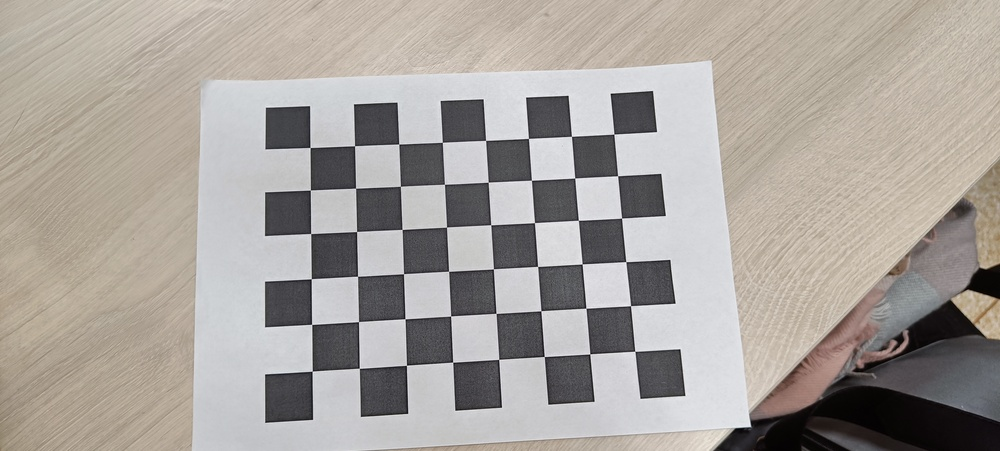
#> input picture seminars/seminar_04/data/calibr_images/IMG20230222164231.jpg, 1000 x 451 px, shrunk from 3264 x 1472 before the run, given in place of slow_traffic_small.mp4, which was not available
$ jupyter execute --allow-errors Seminar_8.ipynb   (shell and % lines are left out)   (older library calls are emulated)   (text cells are left out)
#> lines starting #> are read from the running program, lines starting #| are printed output that depends on the picture; pictures that were not available may be replaced by others from this repository, and a replacement may not be noted
[cell 1]
import cv2
from tqdm import tqdm
import numpy as np
import matplotlib.pyplot as plt
import IPython

[cell 2]
def my_calcOpticalFlowPyrLK(
    prevImg,
    nextImg,
    prevPts,
    nextPts=None,
    winSize=(21,21),
    maxLevel=3
) -> np.array:

    '''
    You should return output vector of 2D points
    (with single-precision floating-point coordinates)
    containing the calculated new positions of input features in the second image
    '''
    nextPts = []
    half_win = (winSize[0] - 1) // 2

    # Calculate the image derivatives
    fx = cv2.Sobel(prevImg, cv2.CV_32F, 1, 0, ksize=3)
    fy = cv2.Sobel(prevImg, cv2.CV_32F, 0, 1, ksize=3)
    ft = nextImg - prevImg

    for i, kp in enumerate(prevPts):
        x, y = kp[0]
        win_xmin = int(x - half_win)
        win_xmax = int(x + half_win + 1)
        win_ymin = int(y - half_win)
        win_ymax = int(y + half_win + 1)

        # Extract the image patch and reshape it to a column vector
        patch = prevImg[win_ymin:win_ymax, win_xmin:win_xmax].flatten()

        # Compute the gradient of the patch
        dIx = fx[win_ymin:win_ymax, win_xmin:win_xmax].flatten()
        dIy = fy[win_ymin:win_ymax, win_xmin:win_xmax].flatten()
        dIt = ft[win_ymin:win_ymax, win_xmin:win_xmax].flatten()

        # Solve the Lucas-Kanade equation for the current point
        A = np.vstack((dIx, dIy)).T
        v, _, _, _ = np.linalg.lstsq(A, -dIt, rcond=None)

        # Calculate the new position of the feature point
        next_x = x - v[0]
        next_y = y - v[1]

        nextPts.append((next_x, next_y))

    return np.array(nextPts, dtype=np.float32).reshape(-1, 1, 2)

[cell 3]
video_path = 'slow_traffic_small.mp4'

cap = cv2.VideoCapture(video_path)

length = int(cap.get(cv2.CAP_PROP_FRAME_COUNT))
width  = int(cap.get(cv2.CAP_PROP_FRAME_WIDTH))
height = int(cap.get(cv2.CAP_PROP_FRAME_HEIGHT))
fps    = cap.get(cv2.CAP_PROP_FPS)

fourcc = cv2.VideoWriter_fourcc(*'MP4V')
out = cv2.VideoWriter('output_LK.mp4', fourcc, fps, (width, height))

# params for ShiTomasi corner detection
feature_params = dict(
    maxCorners = 100,
    qualityLevel = 0.3,
    minDistance = 7,
    blockSize = 7,
)


# Create some random colors
color = np.random.randint(0, 255, (100, 3))
# Take first frame and find corners in it
ret, old_frame = cap.read()
#> old_frame is the input picture: shape (451, 1000, 3); mean B, G, R 156.4, 161.8, 167.6
old_gray = cv2.cvtColor(old_frame, cv2.COLOR_BGR2GRAY)
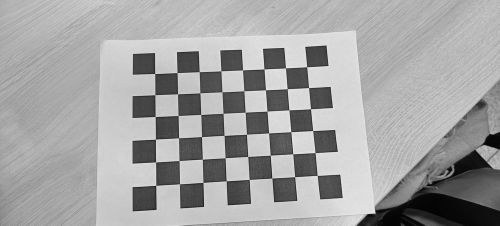
#> old_gray: shape (451, 1000) (shown at 1/2 size); min 1, max 254, mean 162.9
p0 = cv2.goodFeaturesToTrack(old_gray, mask = None, **feature_params)
#> p0 = 82 rows, first 8: [748, 425], [682, 393], [526, 141], [672, 301], [632, 349], [407, 366], [583, 265], [625, 260]
# Create a mask image for drawing purposes
mask = np.zeros_like(old_frame)
for i in tqdm(range(length)):

    ret, frame = cap.read()

    if not ret:
        print('No frames grabbed!')
        break

    frame_gray = cv2.cvtColor(frame, cv2.COLOR_BGR2GRAY)

    # calculate optical flow
    # see params here https://docs.opencv.org/3.4/dc/d6b/group__video__track.html#ga473e4b886d0bcc6b65831eb88ed93323
    p1 = my_calcOpticalFlowPyrLK(
        prevImg=old_gray,
        nextImg=frame_gray,
        prevPts=p0,
        nextPts=None,
        winSize=(15,15),
        )

    # Select good points where status is equal 1
    if p1 is not None:
        good_new = p1
        good_old = p0

    # draw the tracks

    for i, (new, old) in enumerate(zip(good_new, good_old)):
        a, b = new.ravel()
        c, d = old.ravel()
        mask = cv2.line(mask, (int(a), int(b)), (int(c), int(d)), color[i].tolist(), 2)
        frame = cv2.circle(frame, (int(a), int(b)), 5, color[i].tolist(), -1)

    img = cv2.add(frame, mask)
    # Now update the previous frame and previous points
    old_gray = frame_gray.copy()
    p0 = good_new.reshape(-1, 1, 2)

    out.write(img)
#> this loop made 1 pass
#> pass 1, in my_calcOpticalFlowPyrLK, `fx = cv2.Sobel(prevImg, cv2.CV_32F, 1, 0, ksize=3)`:
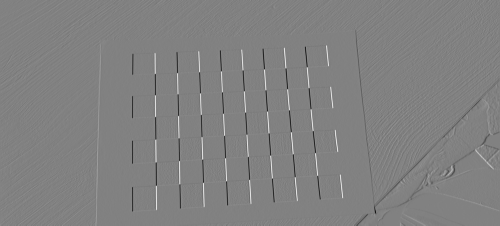
#> fx: shape (451, 1000) float32 (shown at 1/2 size); min -853, max 828, mean -0.2; drawn with min black and max white
#> pass 1, in my_calcOpticalFlowPyrLK, `fy = cv2.Sobel(prevImg, cv2.CV_32F, 0, 1, ksize=3)`:
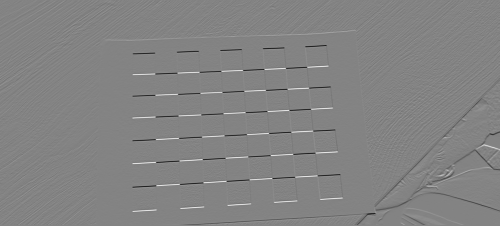
#> fy: shape (451, 1000) float32 (shown at 1/2 size); min -857, max 805, mean -0.9; drawn with min black and max white
#> after the loop:
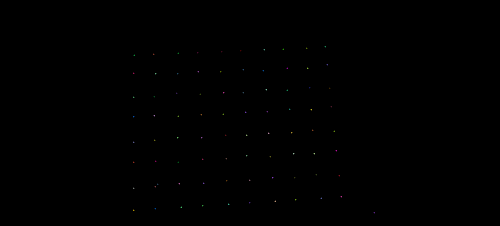
#> mask: shape (451, 1000, 3) (shown at 1/2 size); mean B, G, R 0.1, 0.1, 0.1

cap.release()
out.release()

#> (a cell that did not finish here is left out)

[cell 5]
# video_path = 'data/slow_traffic_small.mp4'
video_path = 'slow_traffic_small.mp4'

cap = cv2.VideoCapture(video_path)

length = int(cap.get(cv2.CAP_PROP_FRAME_COUNT))
width  = int(cap.get(cv2.CAP_PROP_FRAME_WIDTH))
height = int(cap.get(cv2.CAP_PROP_FRAME_HEIGHT))
fps    = cap.get(cv2.CAP_PROP_FPS)

fourcc = cv2.VideoWriter_fourcc(*'MP4V')
out = cv2.VideoWriter('output_LK.mp4', fourcc, fps, (width, height))

# params for ShiTomasi corner detection
feature_params = dict(
    maxCorners = 100,
    qualityLevel = 0.3,
    minDistance = 7,
    blockSize = 7,
)

# Parameters for lucas kanade optical flow
lk_params = dict(
    #window size
    winSize  = (15, 15),
    #image piramid
    maxLevel = 2,
    #after the specified maximum number of iterations criteria.maxCount
    #or when the search window moves by less than criteria.epsilon.
    criteria = (cv2.TERM_CRITERIA_EPS | cv2.TERM_CRITERIA_COUNT, 10, 0.03),
)
# Create some random colors
color = np.random.randint(0, 255, (100, 3))
# Take first frame and find corners in it
ret, old_frame = cap.read()
old_gray = cv2.cvtColor(old_frame, cv2.COLOR_BGR2GRAY)
p0 = cv2.goodFeaturesToTrack(old_gray, mask = None, **feature_params)
# Create a mask image for drawing purposes
mask = np.zeros_like(old_frame)
for i in tqdm(range(length)):

    ret, frame = cap.read()

    if not ret:
        print('No frames grabbed!')
        break

    frame_gray = cv2.cvtColor(frame, cv2.COLOR_BGR2GRAY)

    # calculate optical flow
    # see params here https://docs.opencv.org/3.4/dc/d6b/group__video__track.html#ga473e4b886d0bcc6b65831eb88ed93323
    p1, st, err = cv2.calcOpticalFlowPyrLK(
        prevImg=old_gray,
        nextImg=frame_gray,
        prevPts=p0,
        nextPts=None,
        **lk_params,
    )

    # Select good points where status is equal 1
    if p1 is not None:
        good_new = p1[st==1]
        good_old = p0[st==1]

    # draw the tracks
    for i, (new, old) in enumerate(zip(good_new, good_old)):
        a, b = new.ravel()
        c, d = old.ravel()
        mask = cv2.line(mask, (int(a), int(b)), (int(c), int(d)), color[i].tolist(), 2)
        frame = cv2.circle(frame, (int(a), int(b)), 5, color[i].tolist(), -1)

    img = cv2.add(frame, mask)
    # Now update the previous frame and previous points
    old_gray = frame_gray.copy()
    p0 = good_new.reshape(-1, 1, 2)

    out.write(img)

cap.release()
out.release()

#> (a cell that did not finish here is left out)

[cell 7]
# video_path = 'data/slow_traffic_small.mp4'
video_path = 'slow_traffic_small.mp4'

cap = cv2.VideoCapture(video_path)

length = int(cap.get(cv2.CAP_PROP_FRAME_COUNT))
width  = int(cap.get(cv2.CAP_PROP_FRAME_WIDTH))
height = int(cap.get(cv2.CAP_PROP_FRAME_HEIGHT))
fps    = cap.get(cv2.CAP_PROP_FPS)

fourcc = cv2.VideoWriter_fourcc(*'MP4V')
out = cv2.VideoWriter('output_LK.mp4', fourcc, fps, (width, height))

# params for ShiTomasi corner detection
feature_params = dict(
    maxCorners = 100,
    qualityLevel = 0.3,
    minDistance = 5,
    blockSize = 5,
)

# Parameters for lucas kanade optical flow


lk_params = dict(
    #window size
    winSize  = (31, 31),
    #image piramid
    maxLevel = 5,
    #after the specified maximum number of iterations criteria.maxCount
    #or when the search window moves by less than criteria.epsilon.
    criteria = (cv2.TERM_CRITERIA_EPS | cv2.TERM_CRITERIA_COUNT, 10, 0.03),
)
# Create some random colors
color = np.random.randint(0, 255, (100, 3))
# Take first frame and find corners in it
ret, old_frame = cap.read()
old_gray = cv2.cvtColor(old_frame, cv2.COLOR_BGR2GRAY)
p0 = cv2.goodFeaturesToTrack(old_gray, mask = None, **feature_params)
#> p0 = 82 rows, first 8: [612, 95], [749, 425], [683, 394], [626, 260], [633, 350], [528, 139], [578, 219], [312, 371]
# Create a mask image for drawing purposes
mask = np.zeros_like(old_frame)
good_new = None
for i in tqdm(range(length)):

    ret, frame = cap.read()

    if not ret:
        print('No frames grabbed!')
        break

    frame_gray = cv2.cvtColor(frame, cv2.COLOR_BGR2GRAY)

    # calculate optical flow
    # see params here https://docs.opencv.org/3.4/dc/d6b/group__video__track.html#ga473e4b886d0bcc6b65831eb88ed93323
    p1, st, err = cv2.calcOpticalFlowPyrLK(
        prevImg=old_gray,
        nextImg=frame_gray,
        prevPts=p0,
        nextPts=p1,
        **lk_params,
    )


    # Select good points where status is equal 1
    if p1 is not None:
        good_new = p1[st==1]
        good_old = p0[st==1]

    # draw the tracks
    for i, (new, old) in enumerate(zip(good_new, good_old)):
        a, b = new.ravel()
        c, d = old.ravel()
        mask = cv2.line(mask, (int(a), int(b)), (int(c), int(d)), color[i].tolist(), 2)
        frame = cv2.circle(frame, (int(a), int(b)), 5, color[i].tolist(), -1)

    img = cv2.add(frame, mask)
    # Now update the previous frame and previous points
    old_gray = frame_gray.copy()
    p0 = good_new.reshape(-1, 1, 2)

    out.write(img)
#> after the loop, p1 has the same summary as p0

cap.release()
out.release()

[cell 8]
cap = cv2.VideoCapture(video_path)

length = int(cap.get(cv2.CAP_PROP_FRAME_COUNT))
width  = int(cap.get(cv2.CAP_PROP_FRAME_WIDTH))
height = int(cap.get(cv2.CAP_PROP_FRAME_HEIGHT))
fps    = cap.get(cv2.CAP_PROP_FPS)

fourcc = cv2.VideoWriter_fourcc(*'MP4V')
out = cv2.VideoWriter('output_Farneback.mp4', fourcc, fps, (width, height))

ret, frame1 = cap.read()
prvs = cv2.cvtColor(frame1, cv2.COLOR_BGR2GRAY)
hsv = np.zeros_like(frame1)
hsv[..., 1] = 255

for i in tqdm(range(length)):

    ret, frame2 = cap.read()

    if not ret:
        print('No frames grabbed!')
        break

    next = cv2.cvtColor(frame2, cv2.COLOR_BGR2GRAY)

    #see arguments here https://docs.opencv.org/3.4/dc/d6b/group__video__track.html#ga5d10ebbd59fe09c5f650289ec0ece5af
    flow = cv2.calcOpticalFlowFarneback(prvs, next, None, 0.5, 3, 15, 3, 5, 1.2, 0)
    mag, ang = cv2.cartToPolar(flow[..., 0], flow[..., 1])
    hsv[..., 0] = ang*180/np.pi/2
    hsv[..., 2] = cv2.normalize(mag, None, 0, 255, cv2.NORM_MINMAX)
    bgr = cv2.cvtColor(hsv, cv2.COLOR_HSV2BGR)
    prvs = next

    out.write(bgr)
#> this loop made 1 pass
#> pass 1, `mag, ang = cv2.cartToPolar(flow[..., 0], flow[..., 1])`:
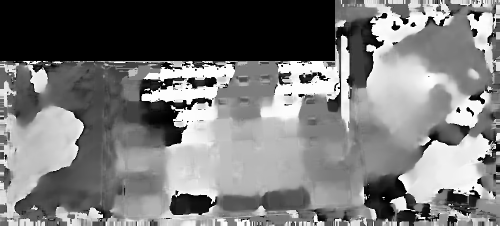
#> ang: shape (451, 1000) float32 (shown at 1/2 size); min 0, max 6.28, mean 2.96; drawn with min black and max white
#> after the loop:
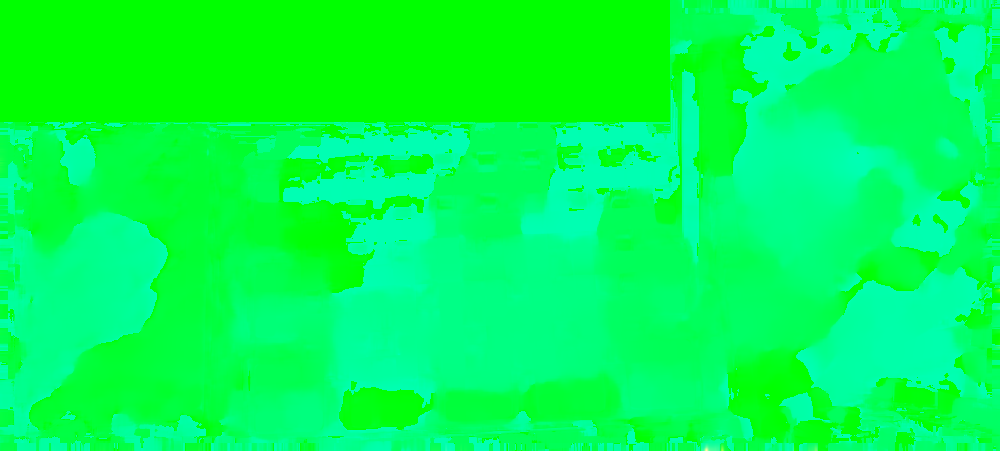
#> hsv: shape (451, 1000, 3); mean B, G, R 84.3, 255, 0.1

cap.release()
out.release()

$ run again, on seminars/seminar_04/data/calibr_images/IMG20230222164235.jpg
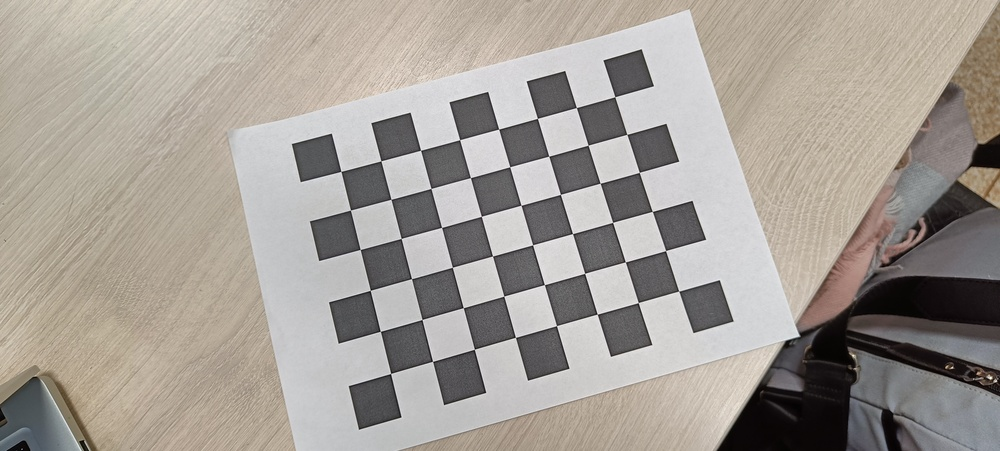
#> input picture seminars/seminar_04/data/calibr_images/IMG20230222164235.jpg, 1000 x 451 px, shrunk from 3264 x 1472 before the run, given in place of slow_traffic_small.mp4, which was not available
#> old_frame is the input picture: shape (451, 1000, 3); mean B, G, R 150.5, 157.6, 163.9
#> `p0 = cv2.goodFeaturesToTrack(old_gray, mask = None, **feature_params)`: p0 = 86 rows, first 8: [584, 274], [536, 120], [598, 312], [531, 246], [572, 232], [637, 304], [626, 260], [543, 284]
#> after the loop `for i in tqdm(range(length)):`:
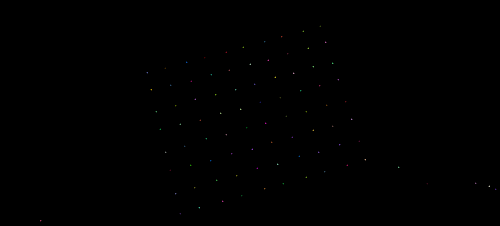
#> mask: shape (451, 1000, 3) (shown at 1/2 size); mean B, G, R 0.1, 0.1, 0.1
#> `p0 = cv2.goodFeaturesToTrack(old_gray, mask = None, **feature_params)`: p0 = 88 rows, first 8: [585, 274], [537, 119], [598, 313], [532, 246], [572, 233], [625, 261], [544, 284], [504, 297]
#> after the loop `for i in tqdm(range(length)):`: p1 has the same summary as p0
#> after the loop `for i in tqdm(range(length)):`:
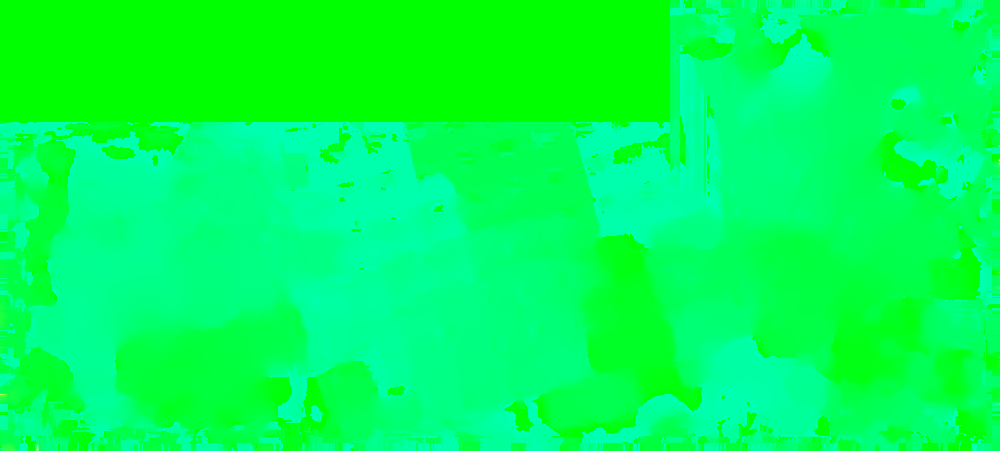
#> hsv: shape (451, 1000, 3); mean B, G, R 87, 255, 0.1

$ run again, on seminars/seminar_04/data/calibr_images/IMG20230222164240.jpg
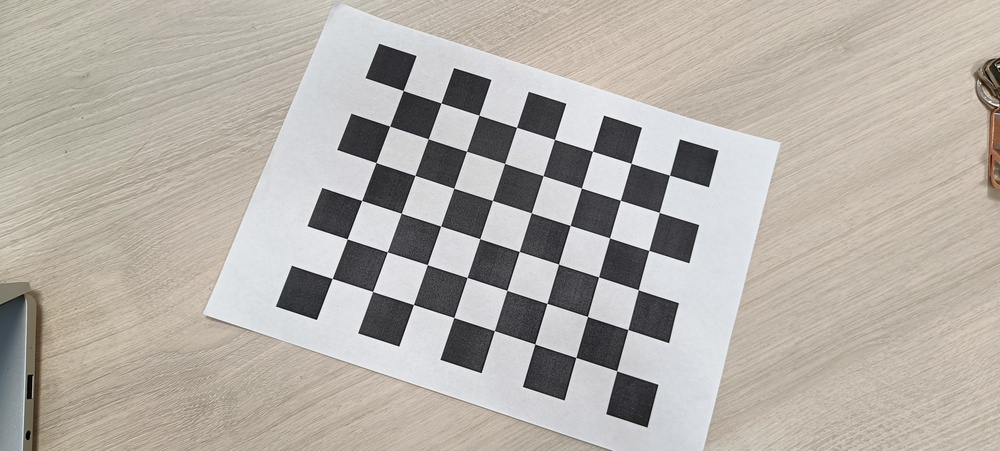
#> input picture seminars/seminar_04/data/calibr_images/IMG20230222164240.jpg, 1000 x 451 px, shrunk from 3264 x 1472 before the run, given in place of slow_traffic_small.mp4, which was not available
#> old_frame is the input picture: shape (451, 1000, 3); mean B, G, R 167.5, 174.4, 180.1
#> `p0 = cv2.goodFeaturesToTrack(old_gray, mask = None, **feature_params)`: p0 = 81 rows, first 8: [414, 306], [331, 279], [347, 238], [360, 201], [593, 152], [426, 264], [453, 316], [534, 342]
#> after the loop `for i in tqdm(range(length)):`:
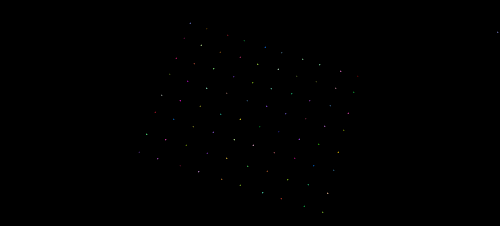
#> mask: shape (451, 1000, 3) (shown at 1/2 size); mean B, G, R 0.1, 0.1, 0.1
#> `p0 = cv2.goodFeaturesToTrack(old_gray, mask = None, **feature_params)`: p0 = 82 rows, first 8: [414, 305], [332, 279], [361, 201], [347, 238], [592, 152], [534, 343], [427, 264], [453, 316]
#> after the loop `for i in tqdm(range(length)):`: p1 has the same summary as p0
#> after the loop `for i in tqdm(range(length)):`:
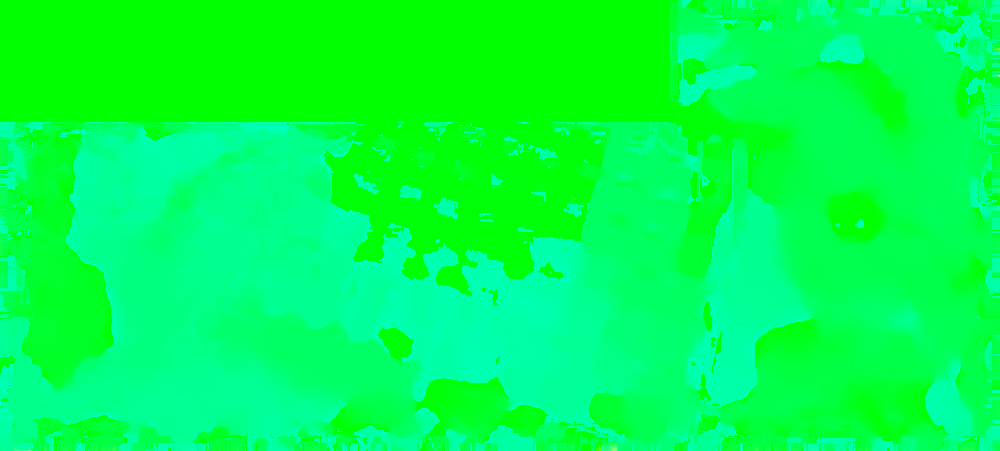
#> hsv: shape (451, 1000, 3); mean B, G, R 79.3, 255, 0.1
